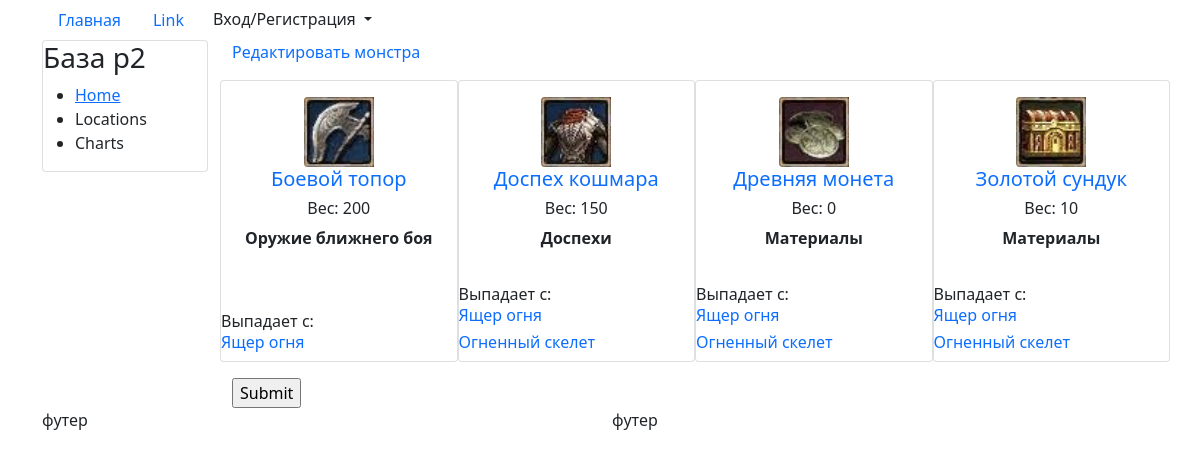
Page /monster/yasher-ognya/ on the committed database.
### items/models.py (models this page shows, shortened)
class Item(models.Model):
    author = models.ForeignKey(User,
                               on_delete=models.CASCADE,
                               verbose_name="Автор",
                               blank=True,
                               null=True)
    name = models.CharField(verbose_name="Предмет", max_length=150)
    description = models.TextField(verbose_name="Описание",
                                   null=True,
                                   blank=True)
    weight = models.IntegerField("Вес:", default=0)
    category = models.ForeignKey(Category,
                                 verbose_name="Категория",
                                 on_delete=models.CASCADE)
    monster = models.ManyToManyField(Monster,
                                     verbose_name="Выпадает с: ",
                                     related_name="monster_item")
    slug = models.SlugField("Ссылка", max_length=250, unique=True)
    item_img = models.ImageField("Изображение",
                                 upload_to='media/items/',
                                 default=DEFAULT_IMG)
    class Meta:
        verbose_name = "Предмет"
        verbose_name_plural = "Предметы"

class Category(models.Model):
    name = models.CharField(verbose_name="Название", max_length=150)
    url = models.SlugField("Ссылка", max_length=250, unique=True)
    def __str__(self):
        return self.name
    class Meta:
        verbose_name = "Категория предмета"
        verbose_name_plural = "Категории предметов"

class Monster(models.Model):
    name = models.CharField(verbose_name="Название", max_length=150)
    description = models.TextField("Описание", null=True, blank=True)
    monster_img = models.FileField("Изображение",
                                   upload_to="media/monsters",
                                   default=DEFAULT_IMG)
    url = models.SlugField("Ссылка", max_length=250, unique=True)
    locations = models.ManyToManyField(Location,
                                       verbose_name="Локация",
                                       related_name="monsters_in_location")
    user = models.ForeignKey(User, on_delete=models.CASCADE)
    def __str__(self):
        return self.name
    class Meta:
        verbose_name = "Монстр"
        verbose_name_plural = "Монстры"

### items/views.py (the view)
class ItemInMonster(ListView):
    model = Item
    template_name = 'items/monster_detail.html'
    context_object_name = 'items'
    def get_context_data(self, **kwargs):
        context = super().get_context_data(**kwargs)
        context['title'] = Monster.objects.get(url=self.kwargs['slug'])
        return context
    def get_queryset(self):
        slug = Monster.objects.get(url=self.kwargs['slug'])
        if slug:
            return Item.objects.filter(monster=slug)

### items/templates/items/monster_detail.html (shortened to what this page needs)
{% extends 'base.html' %}
{% load static %}
{% block content %}
<a href="view/" class="text-decoration-none"> Редактировать монстра </a>
    <div class="col-md-12">
        <div class="row">
            {% for item in items %}
                <div class="card col-md-3 p-0 mb-3 mt-3">
                    <div class="card-body text-center">
                        <h5 class="card-title">  <img src="{{ item.item_img.url }}" alt="image" class="img-fluid rounded-start" width="70px" height="110px"/> <br>
                        <a href="/item/{{ item.slug }}/" class="text-decoration-none"> {{ item.name }} </a></h5>
                        <h6 class="card-title">Вес: {{ item.weight }}  </h6>
                        <strong>{{ item.category }}</strong> <br>
                    </div>
                    Выпадает с: <br>
                    {% for mob in item.monster.all %}
                        {% for location in mob.locations.all %}
                            <h6 class="card-title">
                                <a href="/monster/{{ mob.url }}/" class="text-decoration-none"> {{ mob.name }} </a>
                            </h6>
                        {% endfor %}
                    {% endfor %}
                    </div>
            {% endfor %}
        </div>
        <form action="" method="post">
            <input type="submit" value="Submit">
          </form>
    </div>
{% endblock content %}

### rows in the picture
Item: item_img (picture), name "Боевой топор", weight "200", category "Оружие ближнего боя"
Monster: name "Ящер огня"
Item: item_img (picture), name "Доспех кошмара", weight "150", category "Доспехи"
Monster: name "Огненный скелет"
Item: item_img (picture), name "Древняя монета", weight "0", category "Материалы"
Item: item_img (picture), name "Золотой сундук", weight "10", category "Материалы"
